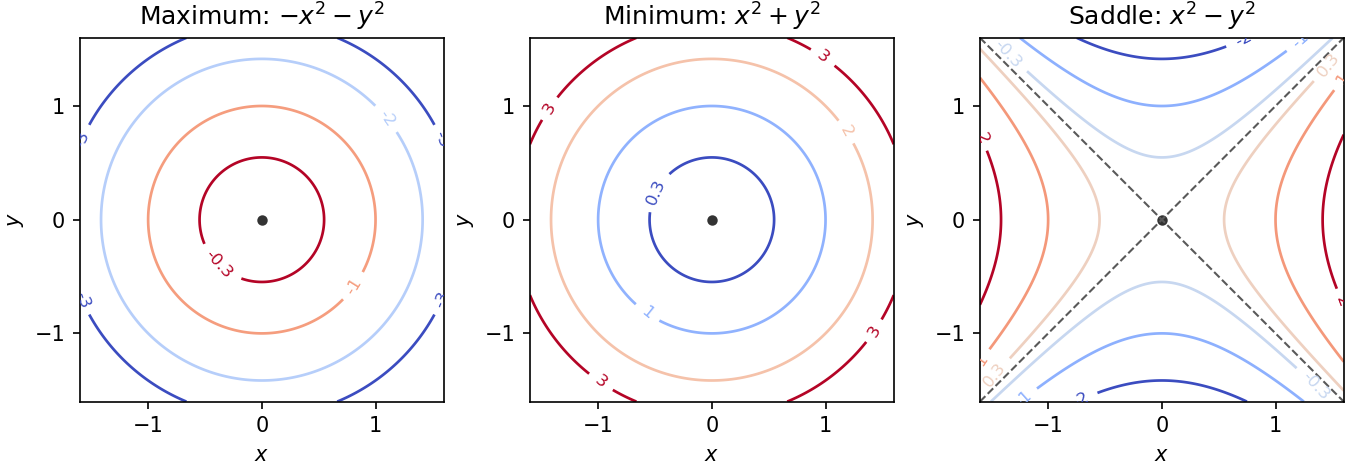

This chart was generated by the following Python code:
"""Original local-contour models; Python 3.14, NumPy 2.3, Matplotlib 3.10.
Output is always written to cwd.
"""
from pathlib import Path
import matplotlib
matplotlib.use('Agg')
import matplotlib.pyplot as plt
import numpy as np

plt.rcParams.update({'font.size':10,'figure.facecolor':'white'})
x=np.linspace(-1.6,1.6,301)
X,Y=np.meshgrid(x,x)
fig,axs=plt.subplots(1,3,figsize=(9,3.1),layout='constrained')
models=[(-X*X-Y*Y,[-3,-2,-1,-.3],'Maximum: $-x^2-y^2$'),(X*X+Y*Y,[.3,1,2,3],'Minimum: $x^2+y^2$'),(X*X-Y*Y,[-2,-1,-.3,.3,1,2],'Saddle: $x^2-y^2$')]
for ax,(F,levels,title) in zip(axs,models):
    cs=ax.contour(X,Y,F,levels=levels,cmap='coolwarm',linewidths=1.3)
    ax.clabel(cs,inline=True,fontsize=8,fmt='%g')
    ax.plot(0,0,'o',color='0.2',ms=4)
    ax.set(xlim=(-1.6,1.6),ylim=(-1.6,1.6),aspect='equal',xlabel='$x$',ylabel='$y$',title=title)
    ax.set_xticks([-1,0,1]);ax.set_yticks([-1,0,1])
axs[2].plot(x,x,'--',color='0.35',lw=1)
axs[2].plot(x,-x,'--',color='0.35',lw=1)
fig.savefig(Path.cwd() / Path(__file__).with_suffix('.png').name,dpi=150,facecolor='white')
plt.close(fig)
